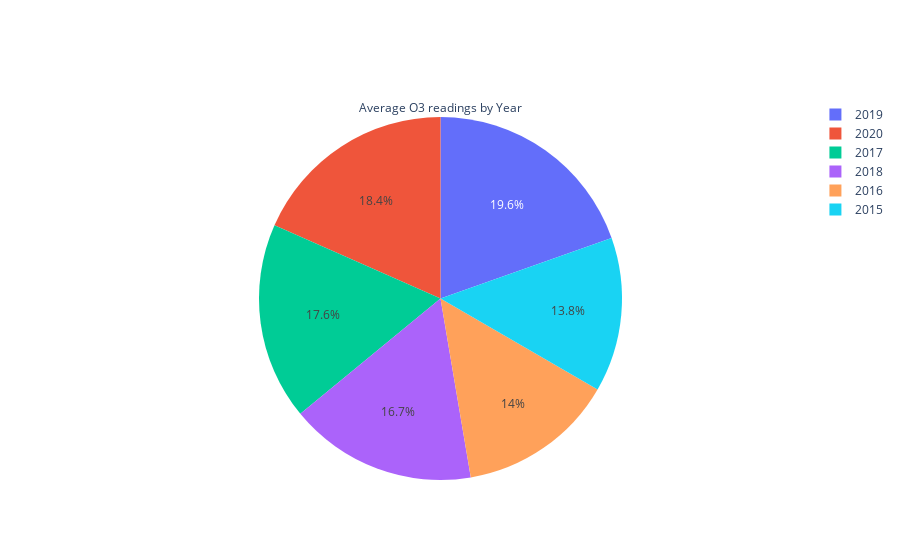

The code cell stored with this chart in its notebook:
### Code cell
p8=go.Pie(labels=avg['Year'], values=avg['O3'].round(2),title='Average O3 readings by Year')
fig=go.Figure(p8)
fig.update_traces(textposition='inside')
fig=fig.update_layout(uniformtext_minsize=12, uniformtext_mode='hide')
fig.show()

### Figure 1 — Plotly figure (JSON) as saved in the notebook; plotly's stock layout.template omitted (floating-point values rounded to 4 significant figures)
{"data": [{"labels": [2015, 2016, 2017, 2018, 2019, 2020], "textposition": "inside", "title": {"text": "Average O3 readings by Year"}, "type": "pie", "values": [32.65, 33.15, 41.69, 39.64, 46.45, 43.59]}], "layout": {"uniformtext": {"minsize": 12, "mode": "hide"}}}
